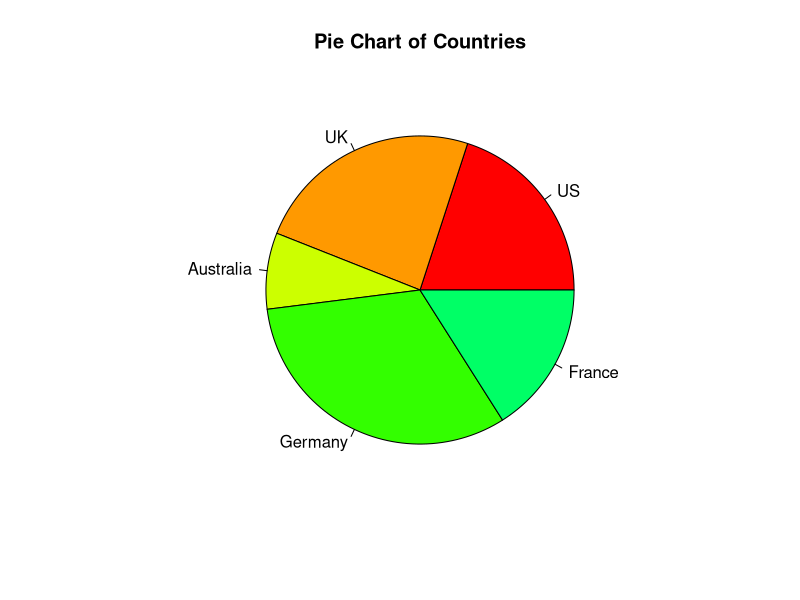
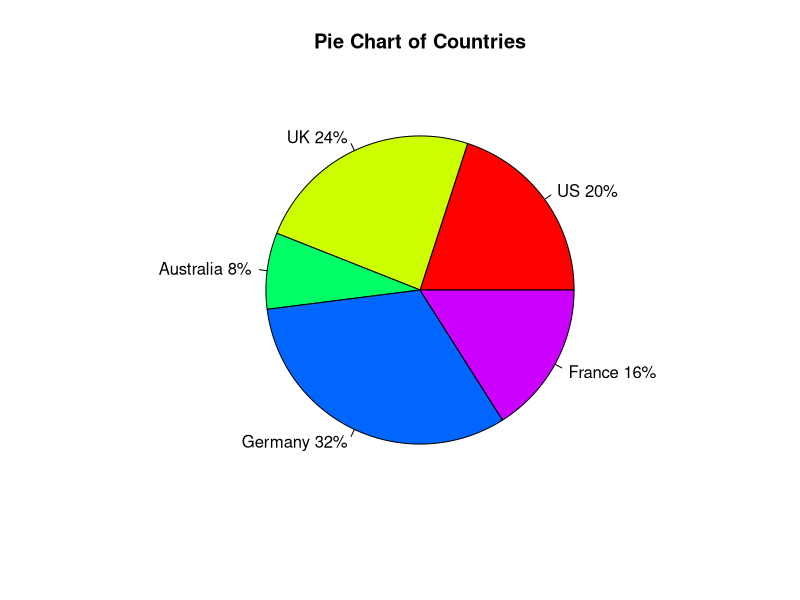
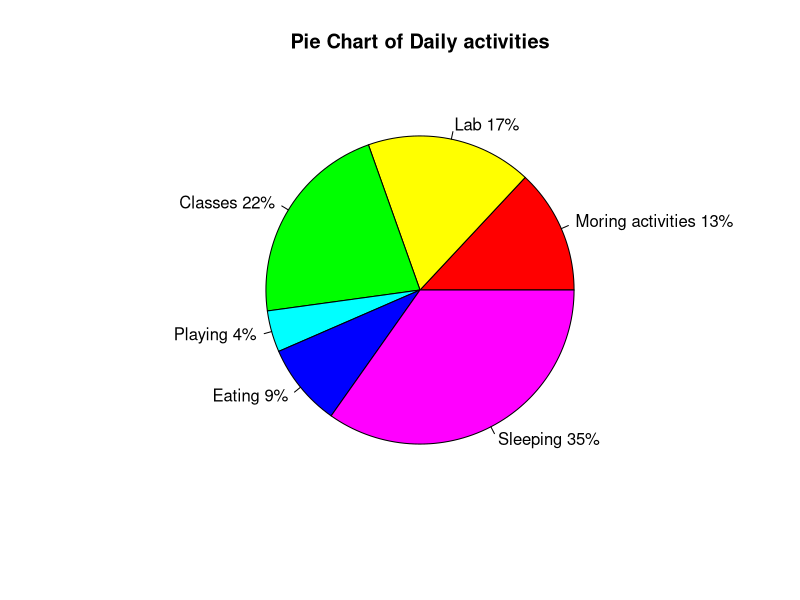
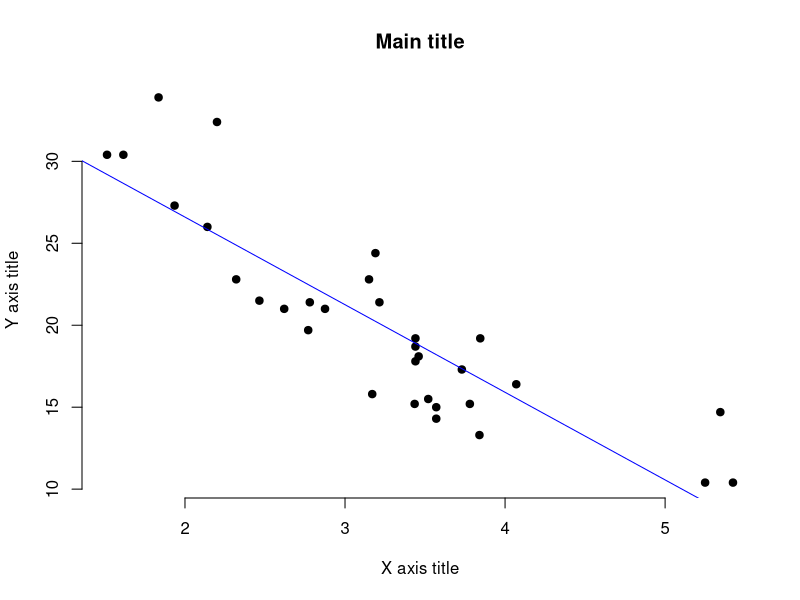

Reproduce these figures in R, in order.
str<-"hello"
print(str)
slices <-c(10, 12,4, 16, 8) 
Ibls <-c("US", "UK", "Australia", "Germany", "France") 
pie(slices, labels = Ibls, main="Pie Chart of Countries",col=rainbow(slices)) 
dev.off

slices <-c(10, 12, 4, 16, 8)
Ibls <-c("US", "UK", "Australia", "Germany", "France")
pct <-round(slices/sum(slices)*100)
Ibls <- paste(Ibls, pct) 
Ibls <- paste(Ibls, "%" ,sep="") 
pie(slices, labels=Ibls, col=rainbow(length(Ibls)), main="Pie Chart of Countries")

time <-c(3,4,5,1,2,8)
activity <-c("Moring activities", "Lab", "Classes", "Playing","Eating", "Sleeping")
pct <-round(time/sum(time)*100)
activity <- paste(activity, pct) 
activity <- paste(activity, "%" ,sep="") 
pie(time, labels=activity, col=rainbow(length(activity)), main="Pie Chart of Daily activities")


x <-mtcars$wt
y<-mtcars$mpg
plot(x, y, main = "Main title", xlab = "X axis title", ylab="Y axis title",pch=19, frame = FALSE)
abline(lm(y~x,data=mtcars), col="blue")